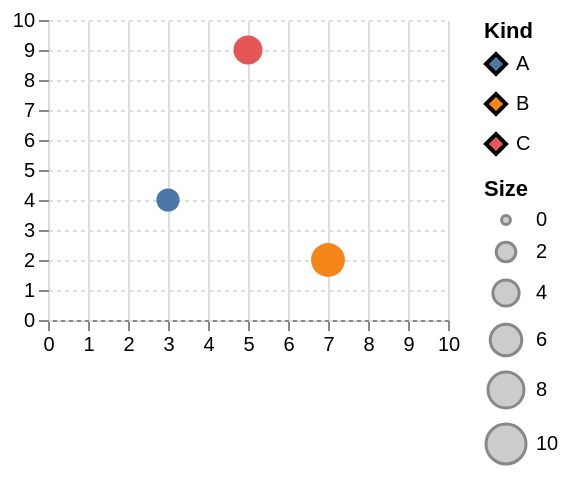

Specify this chart in Vega-Lite:
### Vega specification from a JSON file in a GitHub repository (floating-point values rounded to 4 significant figures)
{"$schema": "https://vega.github.io/schema/vega/v6.json", "width": 200, "height": 150, "padding": 5, "marks": [{"type": "symbol", "from": {"data": "t"}, "encode": {"update": {"x": {"scale": "x", "field": "b"}, "y": {"scale": "y", "field": "c"}, "fill": {"scale": "col", "field": "a"}, "size": {"scale": "sz", "field": "b"}}}}], "data": [{"name": "t", "values": [{"a": "A", "b": 3, "c": 4}, {"a": "B", "b": 7, "c": 2}, {"a": "C", "b": 5, "c": 9}]}], "scales": [{"name": "x", "type": "linear", "domain": [0, 10], "range": "width"}, {"name": "y", "type": "linear", "domain": [0, 10], "range": "height"}, {"name": "col", "type": "ordinal", "domain": {"data": "t", "field": "a"}, "range": "category"}, {"name": "sz", "type": "linear", "domain": [0, 10], "range": [20, 400]}], "axes": [{"orient": "bottom", "scale": "x", "grid": true}, {"orient": "left", "scale": "y", "grid": true, "gridDash": [2, 2], "domain": false}], "legends": [{"fill": "col", "title": "Kind", "orient": "right", "symbolType": "diamond", "encode": {"symbols": {"update": {"strokeWidth": {"value": 2}, "stroke": {"value": "#000"}}}}}, {"size": "sz", "title": "Size", "orient": "right", "symbolFillColor": "#ccc"}]}
